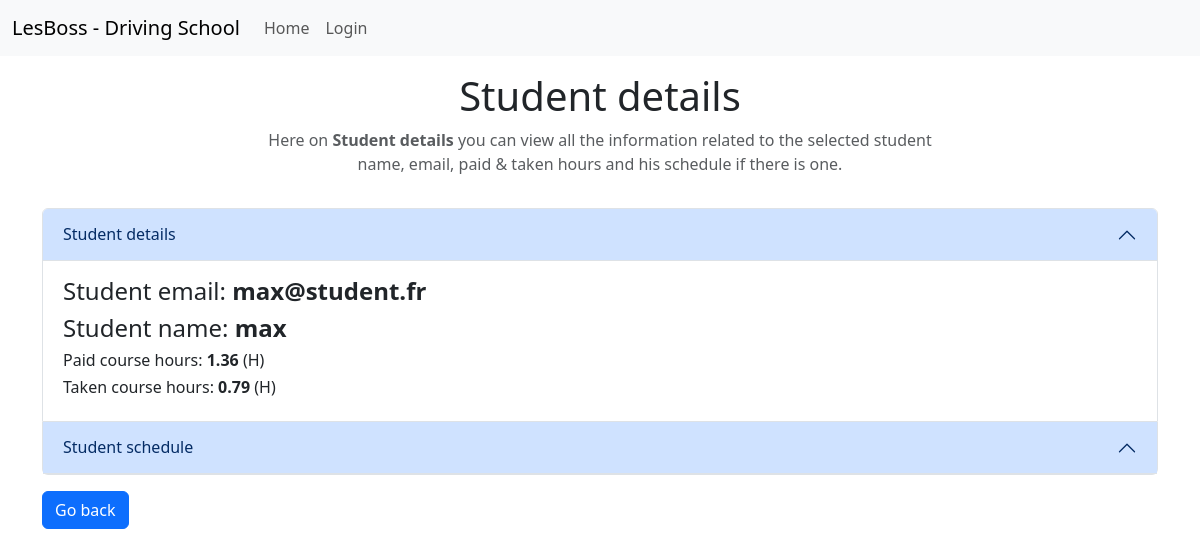
Before: /student-details/5/ with the older database file.
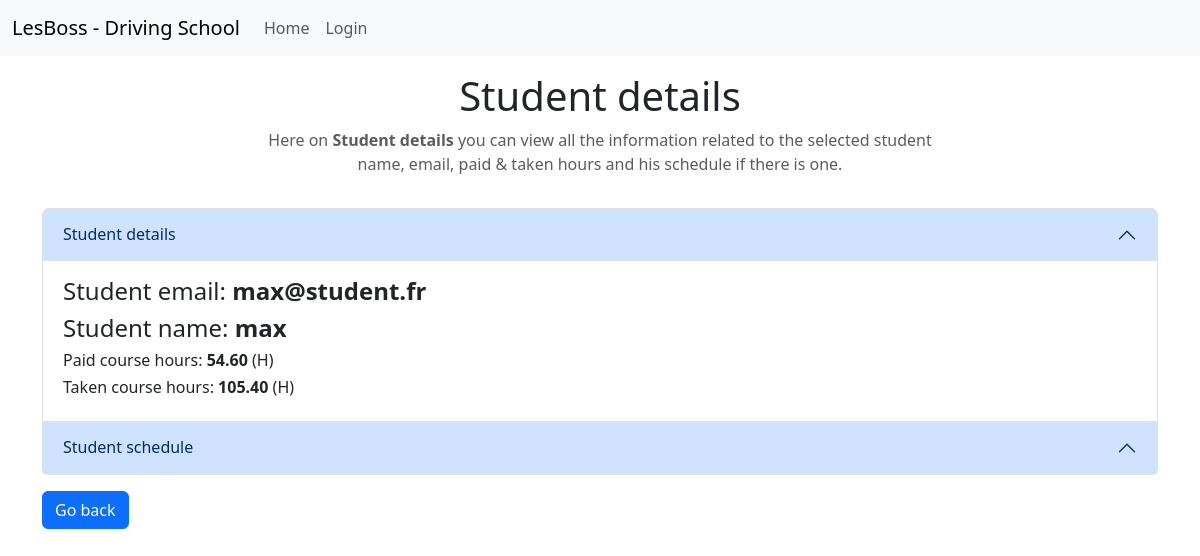
After: the same page with the newer database file.
### app/models.py (models this page shows, shortened)
class User(AbstractBaseUser, PermissionsMixin):
    STUDENT = 1
    INSTRUCTOR = 2
    ADMIN = 3
    SECRETARY = 4
    USER_ROLE_CHOICES = [
        (STUDENT, 'Student'),
        (INSTRUCTOR, 'Instructor'),
        (ADMIN, 'Admin'),
        (SECRETARY, 'Secretary'),
    ]
    PASSED = 1
    FAILED = 2
    NOT_CONCERNED = 3
    ExamStatus = [
        (PASSED, 'passed'),
        (FAILED, 'failed'),
        (NOT_CONCERNED, 'not concerned'),
    ]
    role = models.PositiveSmallIntegerField(choices=USER_ROLE_CHOICES, blank=True, null=True)
    exam_status = models.PositiveSmallIntegerField(choices=ExamStatus, blank=True, null=True)
    paid_course_hours = models.DecimalField(max_digits=10, decimal_places=2, default=0)
    taken_course_hours = models.DecimalField(max_digits=10, decimal_places=2, default=0)
    student_timeslots = models.ManyToManyField('TimeSlot', blank=True, related_name='students')
    email = models.EmailField(max_length=254, unique=True)
    name = models.CharField(max_length=254, null=True, blank=True)
    is_staff = models.BooleanField(default=False)
    is_superuser = models.BooleanField(default=False)
    is_active = models.BooleanField(default=True)
    last_login = models.DateTimeField(null=True, blank=True)
    date_joined = models.DateTimeField(auto_now_add=True)
    USERNAME_FIELD = 'email'
    EMAIL_FIELD = 'email'
    REQUIRED_FIELDS = []
    objects = UserManager()

### app/views.py (the view)
# urls.py: path('student-details/<int:student_pk>/', views.student_details, name='student-details'),
def student_details(request, student_pk):
    instance = User.objects.get(pk=student_pk)
    student_courses = Course.objects.filter(assigned_student=instance)
    return render(request, 'settings/shared/student-details.html',
                  {'student': instance, 'student_courses': student_courses})

### app/templates/settings/shared/student-details.html (shortened to what this page needs)
{% extends 'app/base.html' %}
{% block content %}
    <div class="container">
        <div class="row text-center mt-3">
            <div class="col">
                <h1>Student details</h1>
                <p class="lean text-muted">Here on <strong>Student details</strong> you can view all the information related to the selected student
                    <br>name, email, paid & taken hours and his schedule if there is one.</p>
            </div>
        </div>
        <div class="row mt-3">
            <div class="col-md-12">
                <div class="accordion ">
                    <div class="accordion-item">
                        <h3 class="accordion-header" id="headingOne">
                            <button class="accordion-button" type="button" data-bs-toggle="collapse"
                                    data-bs-target="#collapseOne" aria-expanded="true" aria-controls="collapseOne">
                                Student details
                            </button>
                        </h3>
                        <div id="collapseOne" class="collapse show accordion-collapse">
                            <div class="accordion-body">
                                <h4>Student email: <strong> {{ student.email }}</strong></h4>
                                <h4>Student name: {% if student.name %}  <strong> {{ student.name }}</strong>
                                {% else %} <strong> No name </strong> {% endif %} </h4>
                                <h6>Paid course hours: <strong>{{ student.paid_course_hours }}</strong> (H)</h6>
                                <h6>Taken course hours: <strong>{{ student.taken_course_hours }}</strong> (H)</h6>
                            </div>
                        </div>
                    </div>
                    <div class="accordion-item">
                        <h3 class="accordion-header" id="headingTwo">
                            <button class="accordion-button" type="button" data-bs-toggle="collapse"
                                    data-bs-target="#collapseTwo" aria-expanded="true" aria-controls="collapseTwo">
                                Student schedule
                            </button>
                        </h3>
                    </div>
                </div>
                <a href="{% url 'user-dashboard' %}" class="btn btn-primary mt-3">Go back</a>
            </div>
        </div>
    </div>
{% endblock %}

Changed rows visible on the page:
changed User "max@student.fr": paid_course_hours "1.36" → "54.60"; taken_course_hours "0.79" → "105.40"
